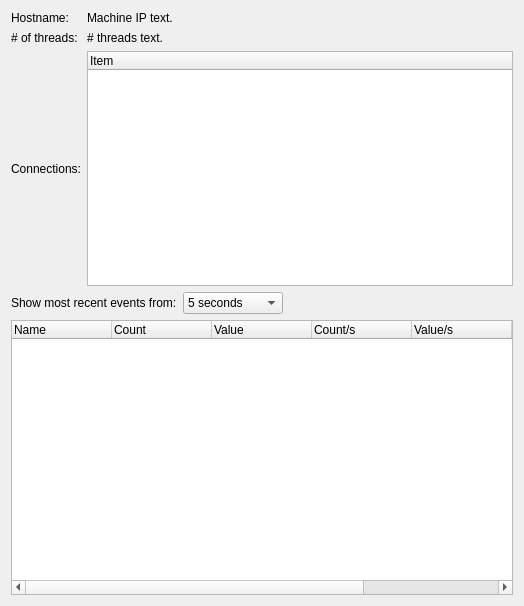
<?xml version="1.0" encoding="UTF-8"?>
<ui version="4.0">
 <class>NetworkDialog</class>
 <widget class="QWidget" name="NetworkDialog">
  <property name="geometry">
   <rect>
    <x>0</x>
    <y>0</y>
    <width>524</width>
    <height>606</height>
   </rect>
  </property>
  <property name="windowTitle">
   <string>kNet Network</string>
  </property>
  <layout class="QGridLayout" name="gridLayout_2">
   <item row="0" column="0">
    <layout class="QGridLayout" name="gridLayout">
     <item row="0" column="0">
      <widget class="QLabel" name="label">
       <property name="text">
        <string>Hostname:</string>
       </property>
      </widget>
     </item>
     <item row="0" column="1">
      <widget class="QLabel" name="machineIP">
       <property name="text">
        <string>Machine IP text.</string>
       </property>
      </widget>
     </item>
     <item row="2" column="0">
      <widget class="QLabel" name="label_4">
       <property name="text">
        <string>Connections:</string>
       </property>
      </widget>
     </item>
     <item row="2" column="1">
      <widget class="QTreeWidget" name="connectionsTree">
       <column>
        <property name="text">
         <string>Item</string>
        </property>
       </column>
      </widget>
     </item>
     <item row="1" column="0">
      <widget class="QLabel" name="label_2">
       <property name="text">
        <string># of threads:</string>
       </property>
      </widget>
     </item>
     <item row="1" column="1">
      <widget class="QLabel" name="numRunningThreads">
       <property name="text">
        <string># threads text.</string>
       </property>
      </widget>
     </item>
    </layout>
   </item>
   <item row="3" column="0">
    <widget class="QTreeWidget" name="treeStats">
     <column>
      <property name="text">
       <string>Name</string>
      </property>
     </column>
     <column>
      <property name="text">
       <string>Count</string>
      </property>
     </column>
     <column>
      <property name="text">
       <string>Value</string>
      </property>
     </column>
     <column>
      <property name="text">
       <string>Count/s</string>
      </property>
     </column>
     <column>
      <property name="text">
       <string>Value/s</string>
      </property>
     </column>
     <column>
      <property name="text">
       <string>Value/count</string>
      </property>
     </column>
     <column>
      <property name="text">
       <string>Latest value</string>
      </property>
     </column>
    </widget>
   </item>
   <item row="1" column="0">
    <layout class="QHBoxLayout" name="horizontalLayout">
     <item>
      <widget class="QLabel" name="label_3">
       <property name="text">
        <string>Show most recent events from:</string>
       </property>
      </widget>
     </item>
     <item>
      <widget class="QComboBox" name="comboTimePeriod">
       <property name="sizePolicy">
        <sizepolicy hsizetype="Fixed" vsizetype="Fixed">
         <horstretch>0</horstretch>
         <verstretch>0</verstretch>
        </sizepolicy>
       </property>
       <property name="minimumSize">
        <size>
         <width>100</width>
         <height>0</height>
        </size>
       </property>
       <property name="maximumSize">
        <size>
         <width>100</width>
         <height>16777215</height>
        </size>
       </property>
       <item>
        <property name="text">
         <string>5 seconds</string>
        </property>
       </item>
       <item>
        <property name="text">
         <string>15 seconds</string>
        </property>
       </item>
       <item>
        <property name="text">
         <string>30 seconds</string>
        </property>
       </item>
       <item>
        <property name="text">
         <string>1 minute</string>
        </property>
       </item>
      </widget>
     </item>
     <item>
      <spacer name="horizontalSpacer">
       <property name="orientation">
        <enum>Qt::Horizontal</enum>
       </property>
       <property name="sizeType">
        <enum>QSizePolicy::Expanding</enum>
       </property>
       <property name="sizeHint" stdset="0">
        <size>
         <width>70</width>
         <height>20</height>
        </size>
       </property>
      </spacer>
     </item>
    </layout>
   </item>
  </layout>
 </widget>
 <resources/>
 <connections/>
</ui>
